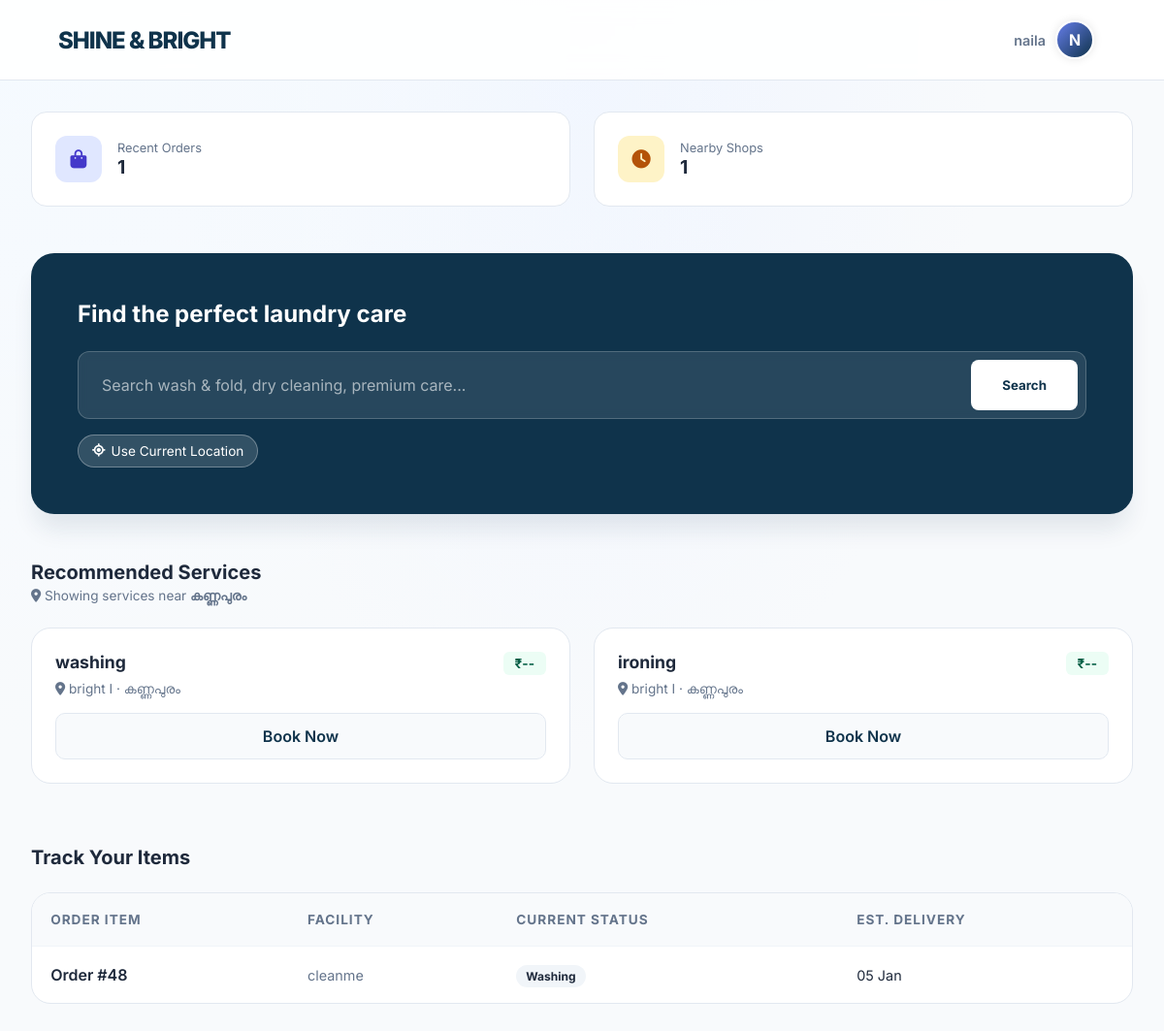
The page /dashboard/ (signed in) on the database its author committed.
### shop/models.py (models this page shows, shortened)
class Profile(models.Model):
    user = models.OneToOneField(User, on_delete=models.CASCADE)
    full_name = models.CharField(max_length=100, blank=True)
    phone = models.CharField(max_length=15, blank=True)
    profile_image = CloudinaryField('image', blank=True, null=True)
    city = models.CharField(max_length=100, blank=True)
    latitude = models.FloatField(blank=True, null=True)
    longitude = models.FloatField(blank=True, null=True)
    email_verified = models.BooleanField(default=False)
    notifications_enabled = models.BooleanField(default=True)
    login_email_sent = models.BooleanField(default=False)
    location_updated_at = models.DateTimeField(blank=True, null=True)

class Service(models.Model):
    branch = models.ForeignKey(Branch, on_delete=models.CASCADE, related_name='services')
    name = models.CharField(max_length=100)
    price = models.DecimalField(max_digits=10, decimal_places=2, blank=True, null=True)
    cloths = models.ManyToManyField('Cloth', blank=True, related_name='services')
    created_at = models.DateTimeField(default=timezone.now)
    class Meta:
        unique_together = ('branch', 'name')

class Branch(models.Model):
    shop = models.ForeignKey(LaundryShop, on_delete=models.CASCADE, related_name='branches')
    name = models.CharField(max_length=100)
    address = models.TextField()
    phone = models.CharField(max_length=15, blank=True)
    created_at = models.DateTimeField(default=timezone.now)
    class Meta:
        unique_together = ('shop', 'name')

class LaundryShop(models.Model):
    name = models.CharField(max_length=100, unique=True)
    email = models.EmailField(unique=True)
    password = models.CharField(max_length=128, blank=True)
    address = models.TextField(blank=True)
    phone = models.CharField(max_length=15, blank=True)
    city = models.CharField(max_length=100, blank=True)
    latitude = models.FloatField(blank=True, null=True)
    longitude = models.FloatField(blank=True, null=True)
    is_approved = models.BooleanField(default=False)
    is_open = models.BooleanField(default=True)
    created_at = models.DateTimeField(default=timezone.now)
    razorpay_account_id = models.CharField(
        max_length=100,
        blank=True,
        null=True,
        help_text="Razorpay Account ID for marketplace payments"
    )
    razorpay_key_id = models.CharField(
        max_length=100,
        blank=True,
        null=True,
        help_text="Razorpay Key ID for shop payments"
    )
    razorpay_key_secret = models.CharField(
        max_length=100,
        blank=True,
        null=True,
        help_text="Razorpay Key Secret for shop payments"
    )
    bank_account_holder_name = models.CharField(
        max_length=100,
        blank=True,
        null=True,
        help_text="Account holder name as per bank records"
    )
    bank_account_number = models.CharField(
        max_length=50,
        blank=True,
        null=True,
        help_text="Bank account number"
    )
    bank_ifsc_code = models.CharField(
        max_length=11,
        blank=True,
        null=True,
        help_text="IFSC code (e.g., HDFC0001234)"
    )
    bank_name = models.CharField(
        max_length=100,
        blank=True,
        null=True,
        help_text="Bank name (e.g., HDFC Bank, SBI)"
    )
    bank_branch = models.CharField(
        max_length=100,
        blank=True,
        null=True,
        help_text="Bank branch name"
    )
    bank_account_type = models.CharField(
        max_length=20,
        choices=[
            ('Savings', 'Savings'),
            ('Current', 'Current'),
        ],
        blank=True,
        null=True,
        help_text="Type of bank account"
    )

class Order(models.Model):
    STATUS_CHOICES = [
        ('Pending', 'Pending'),
        ('Pickup', 'Pickup'),
        ('Washing', 'Washing'),
        ('Drying', 'Drying'),
        ('Ironing', 'Ironing'),
        ('Ready', 'Ready for Pickup'),
        ('Completed', 'Completed'),
    ]
    PAYMENT_CHOICES = [
        ('Pending', 'Pending'),
        ('Completed', 'Completed'),
    ]
    user = models.ForeignKey(User, on_delete=models.CASCADE)
    shop = models.ForeignKey(LaundryShop, on_delete=models.CASCADE)
    branch = models.ForeignKey(Branch, on_delete=models.CASCADE, blank=True, null=True)
    base_amount = models.DecimalField(max_digits=10, decimal_places=2, default=0)
    platform_fee = models.DecimalField(max_digits=10, decimal_places=2, default=0)
    delivery_fee = models.DecimalField(max_digits=10, decimal_places=2, default=0)
    gst_amount = models.DecimalField(max_digits=10, decimal_places=2, default=0)
    amount = models.DecimalField(
        max_digits=10,
        decimal_places=2,
        help_text="Final payable amount (base + fees + GST)"
    )
    cloth_status = models.CharField(
        max_length=20,
        choices=STATUS_CHOICES,
        default='Pending'
    )
    payment_status = models.CharField(
        max_length=20,
        choices=PAYMENT_CHOICES,
        default='Pending'
    )
    pickup_date = models.DateTimeField(blank=True, null=True)
    delivery_date = models.DateTimeField(blank=True, null=True)
    delivery_name = models.CharField(max_length=100, blank=True)
    delivery_address = models.TextField(blank=True)
    delivery_phone = models.CharField(max_length=15, blank=True)
    special_instructions = models.TextField(blank=True)
    created_at = models.DateTimeField(default=timezone.now)
    delay_notified = models.BooleanField(default=False)
    thank_you_sent = models.BooleanField(default=False)
    razorpay_payment_id = models.CharField(max_length=100, blank=True, null=True)
    razorpay_order_id = models.CharField(max_length=100, blank=True, null=True)

### shop/views.py (the view)
# urls.py: path("dashboard/", views.user_dashboard, name="dashboard"),
@login_required
def user_dashboard(request):
    pending = Order.objects.filter(
        user=request.user,
        cloth_status="Pending",
        payment_status="Completed"
    ).count()
    completed = Order.objects.filter(
        user=request.user,
        cloth_status="Completed",
        payment_status="Completed"
    ).count()
    spent = (
        Order.objects
        .filter(user=request.user, payment_status="Completed")
        .aggregate(total=Sum("amount"))["total"]
        or 0
    )
    cloth_status = get_cloth_status(request.user)
    search_query = request.GET.get("search", "").strip()
    profile = getattr(request.user, "profile", None)
    user_city = profile.city.strip() if profile and profile.city else None
    services_nearby = []
    shops_nearby = []
    nearby_shop_count = 0
    if search_query:
        services = (
            Service.objects
            .filter(
                name__icontains=search_query,
                branch__shop__is_approved=True
            )
            .select_related("branch__shop")
        )
        if user_city:
            services_nearby = services.filter(
                branch__shop__city__iexact=user_city
            )[:10]
        else:
            services_nearby = services[:10]
    elif user_city:
        services_nearby = (
            Service.objects
            .filter(
                branch__shop__is_approved=True,
                branch__shop__city__iexact=user_city
            )
            .select_related("branch__shop")[:10]
        )
        nearby_shops_qs = (
            LaundryShop.objects
            .filter(is_approved=True, city__iexact=user_city)
            .order_by("id")
            .distinct()
        )
        shops_nearby = nearby_shops_qs[:10]
        nearby_shop_count = nearby_shops_qs.count()
    create_order_notifications(request.user)
    create_welcome_notifications(request.user)
    recent_notifications = list(
        Notification.objects
        .filter(user=request.user, is_read=False)
        .order_by("-created_at")
        .values(
            "id", "title", "message",
            "created_at", "icon", "color", "is_read"
        )[:5]
    )
    unread_count = (
        Notification.objects
        .filter(user=request.user, is_read=False)
        .count()
        if profile and profile.notifications_enabled
        else 0
    )
    previous_shops = (
        LaundryShop.objects
        .filter(
            order__user=request.user,
            order__cloth_status="Completed",
            order__payment_status="Completed",
        )
        .distinct()
    )
    return render(
        request,
        "user_dashboard.html",
        {
            "pending_count": pending,
            "completed_count": completed,
            "total_spent": spent,
            "cloth_status": cloth_status,
            "services_nearby": services_nearby,
            "shops_nearby": shops_nearby,
            "nearby_shop_count": nearby_shop_count,
            "search_query": search_query,
            "user_city": user_city,
            "recent_notifications": recent_notifications,
            "unread_count": unread_count,
            "previous_shops": previous_shops,
        },
    )

### shop/templates/user_dashboard.html (shortened to what this page needs)
{% load static %}
<!DOCTYPE html>
<html lang="en">
<head>
    <link rel="stylesheet" href="https://cdnjs.cloudflare.com/ajax/libs/font-awesome/6.4.0/css/all.min.css">
</head>
<body>
    <nav class="top-nav">
        <div class="logo-text">SHINE & BRIGHT</div>
        <div class="user-profile-trigger" id="profileToggle">
            <span style="font-size: 0.9rem; font-weight: 600; color: var(--text-muted)">{{ request.user.username }}</span>
            {% if request.user.profile.profile_image %}
                <img src="{{ request.user.profile.profile_image.url }}" class="avatar" alt="Profile">
            {% else %}
                <div class="avatar avatar-fallback">
                    {{ request.user.username|slice:":1"|upper }}
                </div>
            {% endif %}
        </div>
    </nav>
    <div class="dashboard-container">
        <div class="stats-row">
            <div class="stat-card">
                <div class="stat-icon" style="background: #e0e7ff; color: #4338ca"><i class="fas fa-shopping-bag"></i></div>
                <div>
                    <p style="font-size: 0.8rem; color: var(--text-muted)">Recent Orders</p>
                    <p style="font-weight: 700; font-size: 1.2rem">{{ cloth_status|length }}</p>
                </div>
            </div>
            <div class="stat-card">
                <div class="stat-icon" style="background: #fef3c7; color: #b45309"><i class="fas fa-clock"></i></div>
                <div>
                    <p style="font-size: 0.8rem; color: var(--text-muted)">Nearby Shops</p>
                    <p style="font-weight: 700; font-size: 1.2rem">{{ nearby_shop_count }}</p>
                </div>
            </div>
        </div>
        <div class="search-wrapper">
            <h2>Find the perfect laundry care</h2>
            <form method="GET" class="modern-search-bar">
                <input type="text" name="search" value="{{ search_query }}" placeholder="Search wash & fold, dry cleaning, premium care...">
                <button type="submit" class="search-btn-alt">Search</button>
            </form>
            <div style="margin-top: 16px; display: flex; align-items: center; gap: 12px;">
                    <button
                        id="useLiveLocationBtn"
                        onclick="useCurrentLocation()"
                        style="
                            background: rgba(255,255,255,0.15);
                            color: #fff;
                            border: 1px solid rgba(255,255,255,0.3);
                            padding: 8px 14px;
                            border-radius: 999px;
                            font-size: 0.85rem;
                            cursor: pointer;
                            display: inline-flex;
                            align-items: center;
                            gap: 6px;
                        "
                    >
                        <i class="fas fa-location-crosshairs"></i>
                        Use Current Location
                    </button>
            </div>
        </div>
        <div class="section-header">
            <div>
                <h2>Recommended Services</h2>
                {% if user_city %}
                    <p style="font-size: 0.85rem; color: #64748b; margin-top: 4px;">
                        <i class="fas fa-location-dot"></i>
                        Showing services near <strong>{{ user_city }}</strong>
                    </p>
                {% else %}
                    <p style="font-size: 0.85rem; color: #ef4444; margin-top: 4px;">
                        <i class="fas fa-circle-exclamation"></i>
                        Location not set — update your profile to see nearby services
                    </p>
                {% endif %}
            </div>
        </div>
        {% if services_nearby %}
            <div class="modern-grid">
                {% for service in services_nearby %}
                    <div class="shop-card">
                        <div class="card-body">
                            <div style="display: flex; justify-content: space-between; align-items: flex-start;">
                                <h3 style="font-size: 1.1rem;">{{ service.name }}</h3>
                                <span class="badge-price">
                                    ₹{{ service.price|default:"--" }}
                                </span>
                            </div>
                            <p style="font-size: 0.85rem; color: #64748b; margin-top: 6px;">
                                <i class="fas fa-map-marker-alt"></i>
                                {{ service.branch.name }} · {{ service.branch.shop.city }}
                            </p>
                            <a href="{% url 'select_services' service.branch.shop.id %}" class="btn-main">
                                Book Now
                            </a>
                        </div>
                    </div>
                {% endfor %}
            </div>
        {% endif %}
        <div class="section-header">
            <h2>Track Your Items</h2>
        </div>
        <div class="table-container">
            <table class="modern-table">
                <thead>
                    <tr>
                        <th>Order Item</th>
                        <th>Facility</th>
                        <th>Current Status</th>
                        <th>Est. Delivery</th>
                    </tr>
                </thead>
                <tbody>
                    {% for cloth in cloth_status %}
                    <tr>
                        <td style="font-weight: 600;">{{ cloth.cloth_name }}</td>
                        <td style="color: var(--text-muted); font-size: 0.9rem;">{{ cloth.shop_name }}</td>
                        <td><span class="status-pill">{{ cloth.status }}</span></td>
                        <td style="font-size: 0.9rem;">{% if cloth.delivery_date %}{{ cloth.delivery_date|date:"d M" }}{% else %}Calculating...{% endif %}</td>
                    </tr>
                    {% empty %}
                    <tr>
                        <td colspan="4" style="text-align: center; color: var(--text-muted); padding: 3rem;">No active orders to track.</td>
                    </tr>
                    {% endfor %}
                </tbody>
            </table>
        </div>
    </div>
</body>
</html>

### rows shown on the page
Profile: city "കണ്ണപുരം"
Service: name "washing", price "--", branch.name "bright I", branch.shop.city "കണ്ണപുരം"
Service: name "ironing", price "--", branch.name "bright I", branch.shop.city "കണ്ണപുരം"
LaundryShop: shop_name "cleanme"
Order: status "Washing", delivery_date "05 Jan"

### other values the page prints
{{ request.user.username }} "naila"
{{ request.user.username|slice:":1"|upper }} "N"
{{ cloth_status|length }} "1"
{{ nearby_shop_count }} "1"
{{ cloth.cloth_name }} "Order #48"
